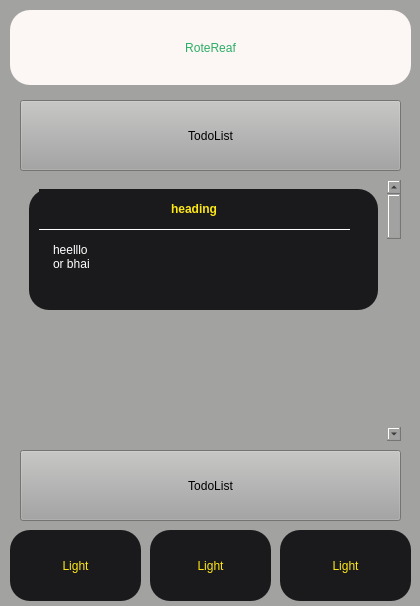
<?xml version="1.0" encoding="UTF-8"?>
<ui version="4.0">
 <class>MainWindow</class>
 <widget class="QMainWindow" name="MainWindow">
  <property name="geometry">
   <rect>
    <x>0</x>
    <y>0</y>
    <width>420</width>
    <height>606</height>
   </rect>
  </property>
  <property name="windowTitle">
   <string>MainWindow</string>
  </property>
  <property name="styleSheet">
   <string notr="true">background: #A2A2A1;</string>
  </property>
  <widget class="QWidget" name="centralwidget">
   <property name="styleSheet">
    <string notr="true">
QPushButton{
border-radius: 20px;
background-color: #1a1a1c;
color:#FEE715;
font: 28px &quot;Franklin Gothic Book&quot;;
};
</string>
   </property>
   <widget class="QPushButton" name="pushButton_6">
    <property name="geometry">
     <rect>
      <x>20</x>
      <y>100</y>
      <width>381</width>
      <height>71</height>
     </rect>
    </property>
    <property name="sizePolicy">
     <sizepolicy hsizetype="Minimum" vsizetype="Expanding">
      <horstretch>0</horstretch>
      <verstretch>0</verstretch>
     </sizepolicy>
    </property>
    <property name="text">
     <string>TodoList</string>
    </property>
   </widget>
   <widget class="QFrame" name="frame_3">
    <property name="geometry">
     <rect>
      <x>10</x>
      <y>10</y>
      <width>401</width>
      <height>75</height>
     </rect>
    </property>
    <property name="sizePolicy">
     <sizepolicy hsizetype="Expanding" vsizetype="Expanding">
      <horstretch>0</horstretch>
      <verstretch>0</verstretch>
     </sizepolicy>
    </property>
    <property name="styleSheet">
     <string notr="true">border-radius: 20px;background-color: #FCF6F5;color:#2BAE66;
font: 28pt &quot;Glacial Indifference&quot;;</string>
    </property>
    <property name="frameShape">
     <enum>QFrame::StyledPanel</enum>
    </property>
    <property name="frameShadow">
     <enum>QFrame::Raised</enum>
    </property>
    <layout class="QHBoxLayout" name="horizontalLayout_3">
     <item>
      <widget class="QPushButton" name="pushButton_16">
       <property name="sizePolicy">
        <sizepolicy hsizetype="Minimum" vsizetype="Expanding">
         <horstretch>0</horstretch>
         <verstretch>0</verstretch>
        </sizepolicy>
       </property>
       <property name="text">
        <string/>
       </property>
       <property name="icon">
        <iconset>
         <normaloff>C:/Users/Salik/Downloads/menu.png</normaloff>C:/Users/Salik/Downloads/menu.png</iconset>
       </property>
       <property name="iconSize">
        <size>
         <width>30</width>
         <height>30</height>
        </size>
       </property>
      </widget>
     </item>
     <item>
      <widget class="QLabel" name="label_3">
       <property name="styleSheet">
        <string notr="true">border-radius: 20px;background-color: #FCF6F5;color:#2BAE66;
font: 22pt &quot;Glacial Indifference&quot;;</string>
       </property>
       <property name="text">
        <string>RoteReaf</string>
       </property>
       <property name="alignment">
        <set>Qt::AlignCenter</set>
       </property>
      </widget>
     </item>
     <item>
      <widget class="QPushButton" name="pushButton_17">
       <property name="sizePolicy">
        <sizepolicy hsizetype="Minimum" vsizetype="Expanding">
         <horstretch>0</horstretch>
         <verstretch>0</verstretch>
        </sizepolicy>
       </property>
       <property name="text">
        <string/>
       </property>
       <property name="icon">
        <iconset>
         <normaloff>C:/Users/Salik/Downloads/cancel (1).png</normaloff>C:/Users/Salik/Downloads/cancel (1).png</iconset>
       </property>
       <property name="iconSize">
        <size>
         <width>30</width>
         <height>30</height>
        </size>
       </property>
      </widget>
     </item>
    </layout>
   </widget>
   <widget class="QPushButton" name="pushButton_9">
    <property name="geometry">
     <rect>
      <x>10</x>
      <y>530</y>
      <width>131</width>
      <height>71</height>
     </rect>
    </property>
    <property name="sizePolicy">
     <sizepolicy hsizetype="Minimum" vsizetype="Expanding">
      <horstretch>0</horstretch>
      <verstretch>0</verstretch>
     </sizepolicy>
    </property>
    <property name="styleSheet">
     <string notr="true">border-radius: 20px;
background-color: #1a1a1c;
color:#FEE715;
font: 28px &quot;Franklin Gothic Book&quot;;</string>
    </property>
    <property name="text">
     <string>Light</string>
    </property>
   </widget>
   <widget class="QPushButton" name="pushButton_10">
    <property name="geometry">
     <rect>
      <x>150</x>
      <y>530</y>
      <width>121</width>
      <height>71</height>
     </rect>
    </property>
    <property name="sizePolicy">
     <sizepolicy hsizetype="Minimum" vsizetype="Expanding">
      <horstretch>0</horstretch>
      <verstretch>0</verstretch>
     </sizepolicy>
    </property>
    <property name="styleSheet">
     <string notr="true">border-radius: 20px;
background-color: #1a1a1c;
color:#FEE715;
font: 28px &quot;Franklin Gothic Book&quot;;</string>
    </property>
    <property name="text">
     <string>Light</string>
    </property>
   </widget>
   <widget class="QPushButton" name="pushButton_11">
    <property name="geometry">
     <rect>
      <x>280</x>
      <y>530</y>
      <width>131</width>
      <height>71</height>
     </rect>
    </property>
    <property name="sizePolicy">
     <sizepolicy hsizetype="Minimum" vsizetype="Expanding">
      <horstretch>0</horstretch>
      <verstretch>0</verstretch>
     </sizepolicy>
    </property>
    <property name="styleSheet">
     <string notr="true">border-radius: 20px;
background-color: #1a1a1c;
color:#FEE715;
font: 28px &quot;Franklin Gothic Book&quot;;</string>
    </property>
    <property name="text">
     <string>Light</string>
    </property>
   </widget>
   <widget class="QScrollArea" name="scrollArea">
    <property name="geometry">
     <rect>
      <x>20</x>
      <y>180</y>
      <width>381</width>
      <height>261</height>
     </rect>
    </property>
    <property name="styleSheet">
     <string notr="true">border:none;</string>
    </property>
    <property name="widgetResizable">
     <bool>true</bool>
    </property>
    <widget class="QWidget" name="scrollAreaWidgetContents">
     <property name="geometry">
      <rect>
       <x>0</x>
       <y>0</y>
       <width>360</width>
       <height>1350</height>
      </rect>
     </property>
     <layout class="QVBoxLayout" name="verticalLayout">
      <item>
       <widget class="QFrame" name="frame_2">
        <property name="minimumSize">
         <size>
          <width>0</width>
          <height>121</height>
         </size>
        </property>
        <property name="styleSheet">
         <string notr="true">border-radius: 20px;
background-color: #1a1a1c;
color:#FEE715;</string>
        </property>
        <property name="frameShape">
         <enum>QFrame::StyledPanel</enum>
        </property>
        <property name="frameShadow">
         <enum>QFrame::Raised</enum>
        </property>
        <widget class="QLineEdit" name="lineEdit_2">
         <property name="geometry">
          <rect>
           <x>10</x>
           <y>0</y>
           <width>311</width>
           <height>41</height>
          </rect>
         </property>
         <property name="styleSheet">
          <string notr="true">font: 18px &quot;Franklin Gothic Book&quot;;font-weight:bold;
border-bottom: 1px solid white;
border-radius: 0px;
</string>
         </property>
         <property name="text">
          <string>heading</string>
         </property>
         <property name="alignment">
          <set>Qt::AlignCenter</set>
         </property>
        </widget>
        <widget class="QPlainTextEdit" name="plainTextEdit">
         <property name="geometry">
          <rect>
           <x>20</x>
           <y>50</y>
           <width>301</width>
           <height>51</height>
          </rect>
         </property>
         <property name="styleSheet">
          <string notr="true">color:white;</string>
         </property>
         <property name="plainText">
          <string>heelllo
or bhai</string>
         </property>
        </widget>
       </widget>
      </item>
      <item>
       <widget class="QFrame" name="frame">
        <property name="sizePolicy">
         <sizepolicy hsizetype="Fixed" vsizetype="Fixed">
          <horstretch>0</horstretch>
          <verstretch>0</verstretch>
         </sizepolicy>
        </property>
        <property name="minimumSize">
         <size>
          <width>0</width>
          <height>1200</height>
         </size>
        </property>
        <property name="frameShape">
         <enum>QFrame::StyledPanel</enum>
        </property>
        <property name="frameShadow">
         <enum>QFrame::Raised</enum>
        </property>
       </widget>
      </item>
     </layout>
    </widget>
   </widget>
   <widget class="QPushButton" name="pushButton_7">
    <property name="geometry">
     <rect>
      <x>20</x>
      <y>450</y>
      <width>381</width>
      <height>71</height>
     </rect>
    </property>
    <property name="sizePolicy">
     <sizepolicy hsizetype="Minimum" vsizetype="Expanding">
      <horstretch>0</horstretch>
      <verstretch>0</verstretch>
     </sizepolicy>
    </property>
    <property name="text">
     <string>TodoList</string>
    </property>
   </widget>
  </widget>
 </widget>
 <resources/>
 <connections/>
</ui>
